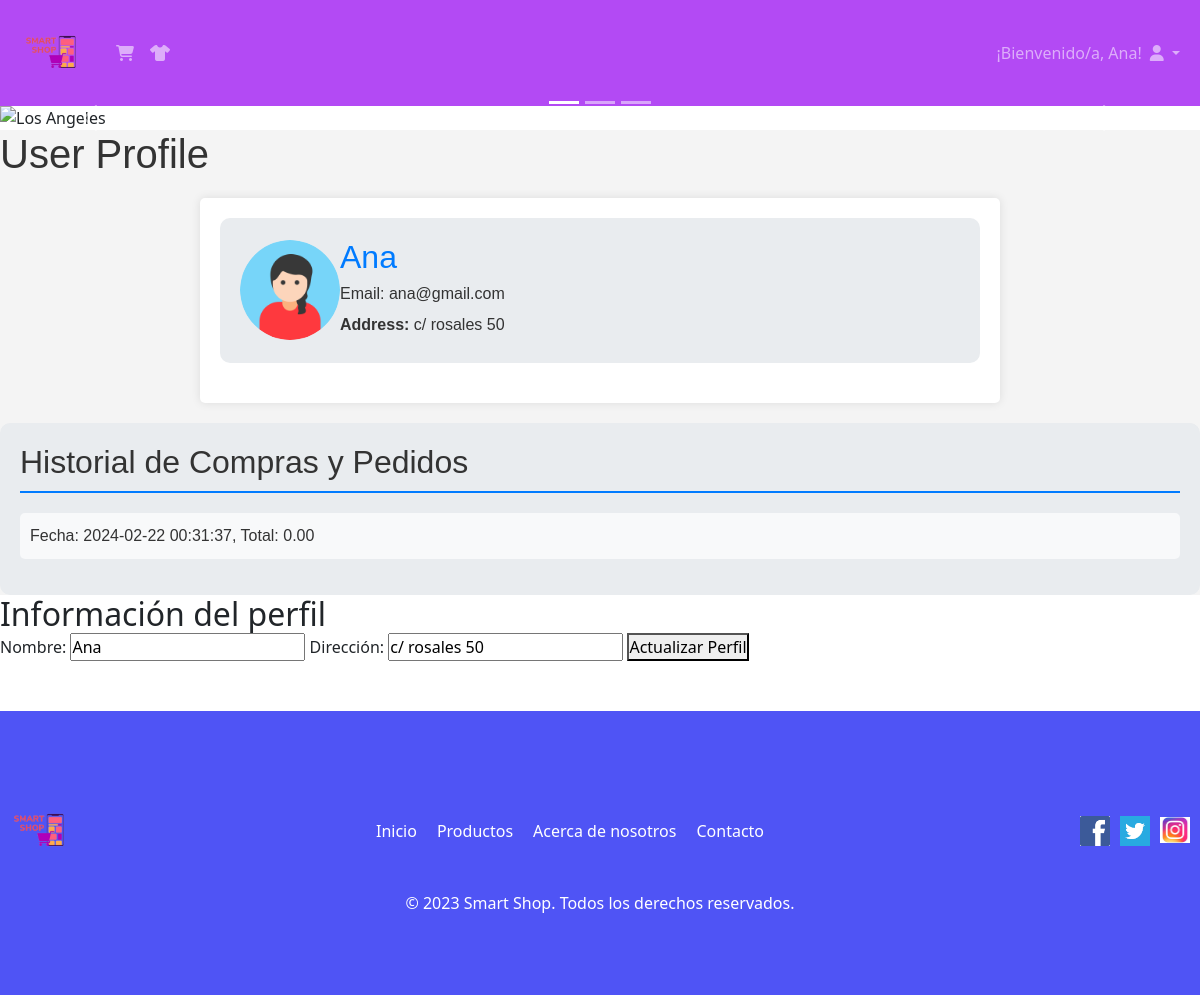
/?controller=Perfil (signed in), run on the app's committed database.
### tables this page shows
CREATE TABLE `usuarios` (
  `id_usuario` int NOT NULL AUTO_INCREMENT,
  `nombre` varchar(45) DEFAULT NULL,
  `email` varchar(255) DEFAULT NULL,
  `password` varchar(128) DEFAULT NULL,
  `direccion` varchar(45) DEFAULT NULL,
  `role` varchar(45) DEFAULT NULL,
  PRIMARY KEY (`id_usuario`)
);

CREATE TABLE `compras` (
  `idcompra` int NOT NULL AUTO_INCREMENT,
  `precio_total` decimal(10,2) NOT NULL,
  `fecha_compra` datetime DEFAULT CURRENT_TIMESTAMP,
  `id_usuario` int NOT NULL,
  `costo_envio` decimal(10,2) DEFAULT NULL,
  PRIMARY KEY (`idcompra`),
  KEY `fk_compras_usuarios1_idx` (`id_usuario`),
  CONSTRAINT `fk_compras_usuarios1` FOREIGN KEY (`id_usuario`) REFERENCES `usuarios` (`id_usuario`)
);

### model/userDAO.php (called while the page is built, shortened)
<?php
include_once 'user.php';
class UserDAO
{
    public static function getUserByID($id_usuario)
    {
        $con = Database::connect();
        $stmt = $con->prepare("SELECT * FROM usuarios WHERE id_usuario = ?");
        $stmt->bind_param("i", $id_usuario);
        $stmt->execute();
        $result = $stmt->get_result();
        $usuario = $result->fetch_object('User');
        return $usuario;
    }
}
?>

### controller/perfilController.php (called while the page is built, shortened)
<?php
include_once 'model/userDAO.php';
include_once 'model/user.php';
class PerfilController {
    public function list() {
        if (isset($_SESSION['id_usuario'])) {
            $id_usuario = $_SESSION['id_usuario'];
            $usuario = UserDAO::getUserByID($id_usuario);
            $historialCompras = ComprasDAO::getHistorialComprasByUserID($id_usuario);
        }
        include_once 'views/main.php';
    }
}
?>

### model/user.php (called while the page is built, shortened)
<?php
class User
{
private $nombre;
private $email;
private $direccion;
    public function getNombre()
    {
    return $this->nombre;
    }
    public function getEmail()
    {
        return $this->email;
    }
    public function getDireccion()
    {
        return $this->direccion;
    }
}
?>

### model/comprasDAO.php (called while the page is built, shortened)
<?php
include_once 'compras.php';
class comprasDAO
{
    public static function getHistorialComprasByUserID($id_usuario) {
        $con = Database::connect();
        $stmt = $con->prepare("SELECT * FROM compras WHERE id_usuario = ?");
        $stmt->bind_param("i", $id_usuario);
        $stmt->execute();
        $result = $stmt->get_result();
        $historialCompras = [];
        while ($compra = $result->fetch_object('Compras')) {
            $historialCompras[] = $compra;
        }
        return $historialCompras;
    }
}
?>

### model/compras.php (called while the page is built, shortened)
<?php
Class Compras
{
private $precio_total;
private $fecha_compra;
public function getPrecioTotal()
{
    return $this->precio_total;
}
public function getFechaCompra()
{
    return $this->fecha_compra;
}
}
?>

### views/perfil.php (the view, shortened to what this page needs)
<?php
if ($usuario !== null) {
    ?>
 <div class="body-profile">
    <header>
        <h1>User Profile</h1>
    </header>
    <div class="container-profile">
        <div class="profile">
            <img src="img/profile-picture.png" alt="Profile Picture">
            <div class="user-info">
                <h2><?= $usuario->getNombre() ?></h2>
                <p>Email: <?= $usuario->getEmail() ?></p>
                <p><strong>Address:</strong> <?= $usuario->getDireccion() ?></p>
            </div>
        </div>
    </div>
    <div class="order-history-p">
        <h2>Historial de Compras y Pedidos</h2>
        <?php if (!empty($historialCompras)): ?>
            <ul>
                <?php foreach ($historialCompras as $compra): ?>
                    <li>
                        Fecha: <?= htmlspecialchars($compra->getFechaCompra()); ?>,
                        Total: <?= htmlspecialchars($compra->getPrecioTotal()); ?>
                    </li>
                <?php endforeach; ?>
            </ul>
        <?php else: ?>
            <p>No hay historial de compras disponible.</p>
        <?php endif; ?>
    </div>
    </div>
    <h2>Información del perfil </h2>
    <form method="post" action="?controller=Perfil&action=list" method="post">
        <label for="nombre">Nombre:</label>
        <input type="text" id="nombre" name="nombre" value="<?= $usuario->getNombre() ?>" required>
        <label for="direccion">Dirección:</label>
        <input type="text" id="direccion" name="direccion" value="<?= $usuario->getDireccion() ?>" required>
        <button type="submit">Actualizar Perfil</button>
    </form>
    <?php
}
?>

### css/styles.css (style rules this page uses)
body.login-container, h1, h2, p, form, label, input, button { margin: 0; padding: 0; }
.container-profile { max-width: 800px; margin: 20px auto; background-color: #fff; padding: 20px; box-shadow: 0 0 10px rgba(0, 0, 0, 0.1); border-radius: 5px; }
.body-profile { font-family: 'Arial', sans-serif; color: #333; background-color: #f4f4f4; line-height: 1.6; }
.container-profile { max-width: 800px; margin: 20px auto; padding: 20px; background-color: #ffffff; box-shadow: 0 0 10px rgba(0, 0, 0, 0.1); }
.profile { display: flex; align-items: center; padding: 20px; background: #e9ecef; border-radius: 10px; margin-bottom: 20px; }
.profile img { border-radius: 50%; width: 100px; height: 100px; object-fit: cover; }
.user-info h2 { color: #007bff; }
.user-info p { margin: 5px 0; }
.order-history-p { padding: 20px; background: #e9ecef; border-radius: 10px; }
.order-history-p h2 { border-bottom: 2px solid #007bff; padding-bottom: 10px; margin-bottom: 20px; }
.order-history-p ul { list-style-type: none; padding: 0; }
.order-history-p li { margin-bottom: 10px; padding: 10px; background-color: #f8f9fa; border-radius: 5px; }

### data on the page
usuarios: nombre "Ana", email "ana@gmail.com", direccion "c/ rosales 50"
compras: fecha_compra "2024-02-22 00:31:37", precio_total "0.00"

### other printed values
$_SESSION['username'] "Ana"
